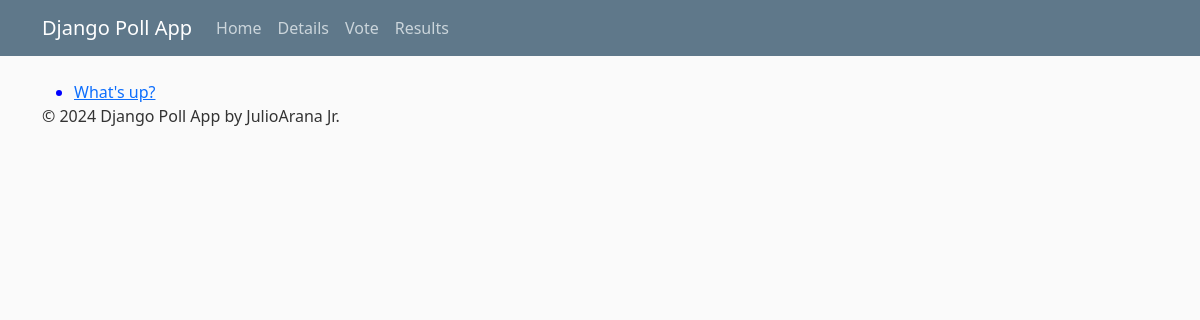
/, run on an earlier commit of the app's database.
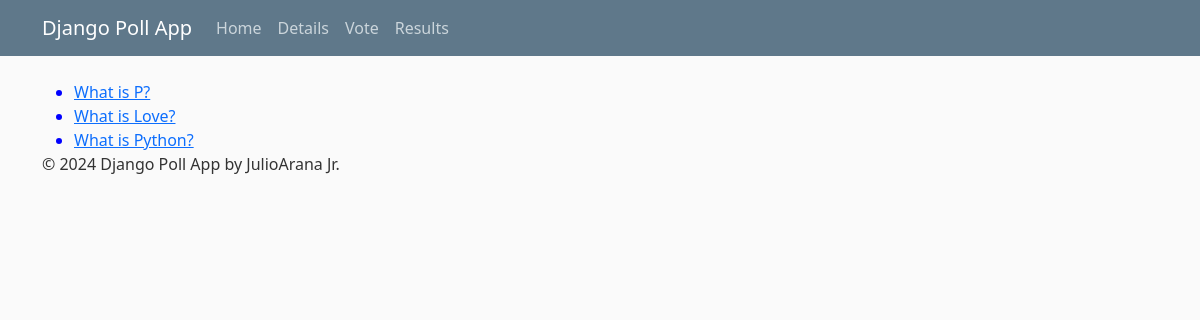
And on a later commit of the database.
### polls/models.py (models this page shows, shortened)
class Question(models.Model):
    question_text = models.CharField(max_length=200)
    pub_date = models.DateTimeField("date published")

### polls/views.py (the view)
# urls.py: path("", views.IndexView.as_view(), name="index"),
class IndexView(generic.ListView):
    template_name = "polls/index.html"
    context_object_name = "latest_question_list"
    def get_queryset(self):
        return Question.objects.order_by("-pub_date")[:5]

### polls/templates/polls/index.html
{% extends "polls/base.html" %}
{% block content %}
    {% if latest_question_list %}
        <ul>
        {% for question in latest_question_list %}
            <li>
                <a href="{% url 'polls:detail' question.id %}">{{ question.question_text }}</a>
            </li>
        {% endfor %}
        </ul>
    {% else %}
        <p>No polls are available.</p>
    {% endif %}
{% endblock %}

What changed in the data, as far as the page shows it:
added Question: question_text "What is P?"
added Question: question_text "What is Love?"
changed Question: question_text "What's up?" → "What is Python?"
